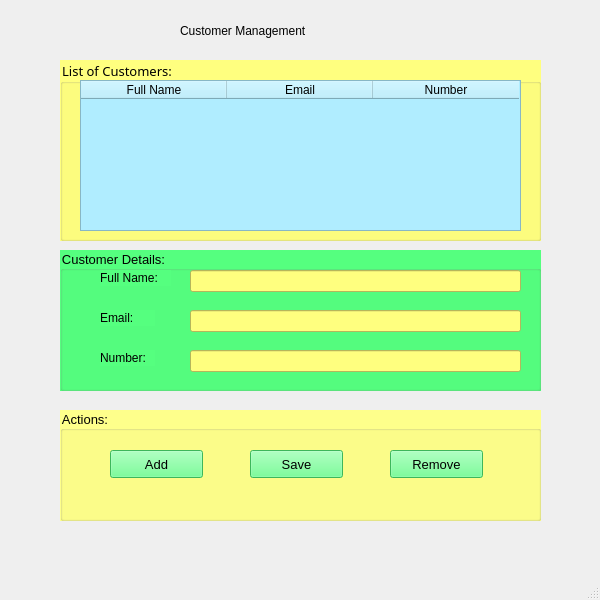
<?xml version="1.0" encoding="UTF-8"?>
<ui version="4.0">
 <class>MainWindow</class>
 <widget class="QMainWindow" name="MainWindow">
  <property name="geometry">
   <rect>
    <x>0</x>
    <y>0</y>
    <width>600</width>
    <height>600</height>
   </rect>
  </property>
  <property name="windowTitle">
   <string>MainWindow</string>
  </property>
  <widget class="QWidget" name="centralwidget">
   <widget class="QGroupBox" name="groupBox">
    <property name="geometry">
     <rect>
      <x>60</x>
      <y>60</y>
      <width>481</width>
      <height>181</height>
     </rect>
    </property>
    <property name="font">
     <font>
      <family>Poppins Light</family>
      <pointsize>10</pointsize>
      <weight>3</weight>
      <italic>false</italic>
      <bold>false</bold>
     </font>
    </property>
    <property name="styleSheet">
     <string notr="true">color: rgb(0, 0, 0);
background-color: rgb(255, 255, 127);
font: 25 10pt &quot;Poppins Light&quot;;
</string>
    </property>
    <property name="title">
     <string>List of Customers:</string>
    </property>
    <widget class="QTableWidget" name="tableWidget">
     <property name="geometry">
      <rect>
       <x>20</x>
       <y>20</y>
       <width>441</width>
       <height>151</height>
      </rect>
     </property>
     <property name="styleSheet">
      <string notr="true">background-color: rgb(176, 237, 255);
color: rgb(0, 0, 0)</string>
     </property>
     <attribute name="horizontalHeaderDefaultSectionSize">
      <number>146</number>
     </attribute>
     <attribute name="horizontalHeaderMinimumSectionSize">
      <number>41</number>
     </attribute>
     <column>
      <property name="text">
       <string>Full Name</string>
      </property>
     </column>
     <column>
      <property name="text">
       <string>Email</string>
      </property>
     </column>
     <column>
      <property name="text">
       <string>Number</string>
      </property>
     </column>
    </widget>
   </widget>
   <widget class="QLabel" name="label">
    <property name="geometry">
     <rect>
      <x>180</x>
      <y>20</y>
      <width>241</width>
      <height>21</height>
     </rect>
    </property>
    <property name="styleSheet">
     <string notr="true">font: 81 14pt &quot;Poppins ExtraBold&quot;;</string>
    </property>
    <property name="text">
     <string>Customer Management</string>
    </property>
   </widget>
   <widget class="QGroupBox" name="groupBox_2">
    <property name="geometry">
     <rect>
      <x>60</x>
      <y>250</y>
      <width>481</width>
      <height>141</height>
     </rect>
    </property>
    <property name="font">
     <font>
      <pointsize>10</pointsize>
     </font>
    </property>
    <property name="styleSheet">
     <string notr="true">background-color: rgb(85, 255, 127);
color: rgb(0, 0, 0)</string>
    </property>
    <property name="title">
     <string>Customer Details:</string>
    </property>
    <widget class="QLineEdit" name="lineEditFullname">
     <property name="geometry">
      <rect>
       <x>130</x>
       <y>20</y>
       <width>331</width>
       <height>22</height>
      </rect>
     </property>
     <property name="styleSheet">
      <string notr="true">background-color: rgb(255, 255, 127);</string>
     </property>
    </widget>
    <widget class="QLabel" name="label_2">
     <property name="geometry">
      <rect>
       <x>40</x>
       <y>20</y>
       <width>71</width>
       <height>16</height>
      </rect>
     </property>
     <property name="styleSheet">
      <string notr="true">color: rgb(0, 0, 0)</string>
     </property>
     <property name="text">
      <string>Full Name:</string>
     </property>
    </widget>
    <widget class="QLabel" name="label_3">
     <property name="geometry">
      <rect>
       <x>40</x>
       <y>60</y>
       <width>55</width>
       <height>16</height>
      </rect>
     </property>
     <property name="styleSheet">
      <string notr="true">color: rgb(0, 0, 0)</string>
     </property>
     <property name="text">
      <string>Email:</string>
     </property>
    </widget>
    <widget class="QLabel" name="label_4">
     <property name="geometry">
      <rect>
       <x>40</x>
       <y>100</y>
       <width>55</width>
       <height>16</height>
      </rect>
     </property>
     <property name="styleSheet">
      <string notr="true">color: rgb(0, 0, 0)</string>
     </property>
     <property name="text">
      <string>Number:</string>
     </property>
    </widget>
    <widget class="QLineEdit" name="lineEditEmail">
     <property name="geometry">
      <rect>
       <x>130</x>
       <y>60</y>
       <width>331</width>
       <height>22</height>
      </rect>
     </property>
     <property name="styleSheet">
      <string notr="true">background-color: rgb(255, 255, 127);</string>
     </property>
    </widget>
    <widget class="QLineEdit" name="lineEditNumber">
     <property name="geometry">
      <rect>
       <x>130</x>
       <y>100</y>
       <width>331</width>
       <height>22</height>
      </rect>
     </property>
     <property name="styleSheet">
      <string notr="true">background-color: rgb(255, 255, 127);</string>
     </property>
    </widget>
   </widget>
   <widget class="QGroupBox" name="groupBox_3">
    <property name="geometry">
     <rect>
      <x>60</x>
      <y>410</y>
      <width>481</width>
      <height>111</height>
     </rect>
    </property>
    <property name="font">
     <font>
      <pointsize>10</pointsize>
     </font>
    </property>
    <property name="styleSheet">
     <string notr="true">background-color: rgb(254, 255, 139);
color: rgb(0, 0, 0)</string>
    </property>
    <property name="title">
     <string>Actions:</string>
    </property>
    <widget class="QPushButton" name="pushButtonAdd">
     <property name="geometry">
      <rect>
       <x>50</x>
       <y>40</y>
       <width>93</width>
       <height>28</height>
      </rect>
     </property>
     <property name="font">
      <font>
       <pointsize>10</pointsize>
      </font>
     </property>
     <property name="styleSheet">
      <string notr="true">background-color: rgb(85, 255, 127);
color: rgb(0, 0, 0)</string>
     </property>
     <property name="text">
      <string>Add</string>
     </property>
     <property name="icon">
      <iconset>
       <normaloff>Images/add.png</normaloff>Images/add.png</iconset>
     </property>
     <property name="checkable">
      <bool>true</bool>
     </property>
    </widget>
    <widget class="QPushButton" name="pushButtonSave">
     <property name="geometry">
      <rect>
       <x>190</x>
       <y>40</y>
       <width>93</width>
       <height>28</height>
      </rect>
     </property>
     <property name="font">
      <font>
       <pointsize>10</pointsize>
      </font>
     </property>
     <property name="styleSheet">
      <string notr="true">background-color: rgb(85, 255, 127);
color: rgb(0, 0, 0)</string>
     </property>
     <property name="text">
      <string>Save</string>
     </property>
     <property name="icon">
      <iconset>
       <normaloff>Images/save.jpg</normaloff>Images/save.jpg</iconset>
     </property>
     <property name="iconSize">
      <size>
       <width>20</width>
       <height>20</height>
      </size>
     </property>
     <property name="checkable">
      <bool>true</bool>
     </property>
    </widget>
    <widget class="QPushButton" name="pushButtonRemove">
     <property name="geometry">
      <rect>
       <x>330</x>
       <y>40</y>
       <width>93</width>
       <height>28</height>
      </rect>
     </property>
     <property name="font">
      <font>
       <pointsize>10</pointsize>
      </font>
     </property>
     <property name="styleSheet">
      <string notr="true">background-color: rgb(85, 255, 127);
color: rgb(0, 0, 0)</string>
     </property>
     <property name="text">
      <string>Remove</string>
     </property>
     <property name="icon">
      <iconset>
       <normaloff>Images/remove2.jpg</normaloff>Images/remove2.jpg</iconset>
     </property>
     <property name="checkable">
      <bool>true</bool>
     </property>
    </widget>
   </widget>
  </widget>
  <widget class="QMenuBar" name="menubar">
   <property name="geometry">
    <rect>
     <x>0</x>
     <y>0</y>
     <width>600</width>
     <height>26</height>
    </rect>
   </property>
  </widget>
  <widget class="QStatusBar" name="statusbar"/>
 </widget>
 <resources/>
 <connections/>
</ui>
